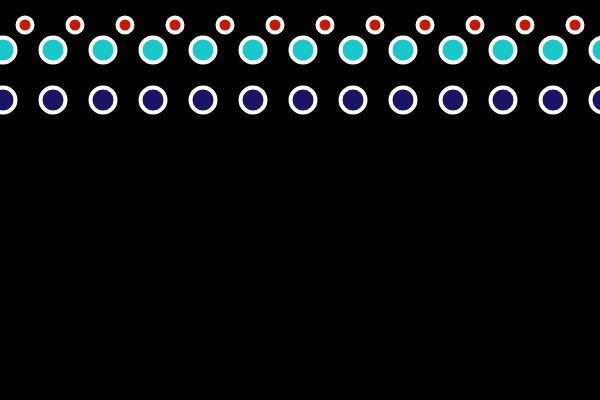
Frame 1 (no input)
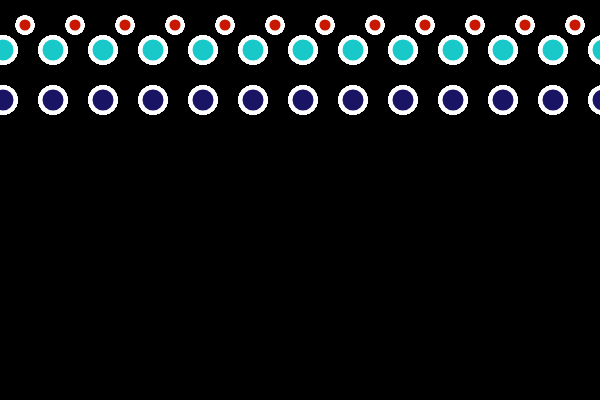
Frame 60 (no input)
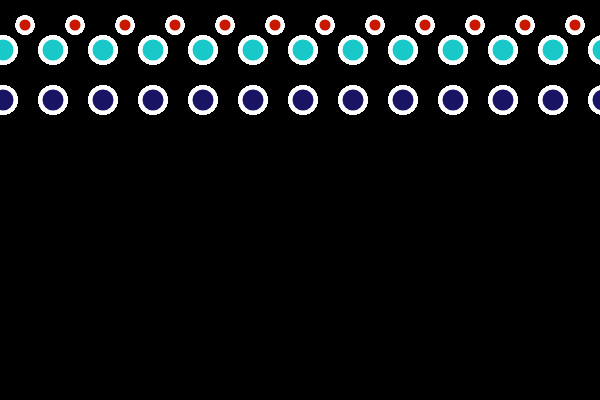
Frame 120 (the mouse pressed at the canvas centre since frame 60)

The p5.js sketch that drew these frames (run headless with seeded random() and noise() and a simulated clock; from frame 60 on, the mouse is pressed at the canvas centre):

// p5.js sketch
// ── sketch.js
function setup(){
    createCanvas(600,400);
    background(0);
}


function draw(){
    strokeWeight(4);
    stroke(255);
    
    var x=25;
    while(x<650){
        fill(200,25,0);
        ellipse(x,25,15,15);
        x = x + 50;
    }
    
    for(var x=3; x < 650; x = x + 50){
        fill(25,20, 100);
        ellipse(x,100,25,25);
    }
    
    for(var x=3; x < 650; x = x + 50){
        fill(25,200, 200);
        ellipse(x,50,25,25);
    }
}
// ── style.css
body {
    background-image: wla_logo.jpg
    background-color: #cccccc;
}
